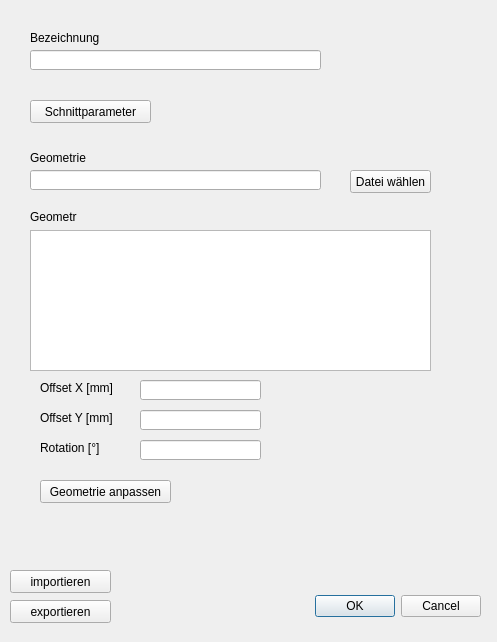
<?xml version="1.0" encoding="UTF-8"?>
<ui version="4.0">
 <class>Dialog</class>
 <widget class="QDialog" name="Dialog">
  <property name="geometry">
   <rect>
    <x>0</x>
    <y>0</y>
    <width>497</width>
    <height>642</height>
   </rect>
  </property>
  <property name="windowTitle">
   <string>Dialog</string>
  </property>
  <widget class="QDialogButtonBox" name="buttonBox">
   <property name="geometry">
    <rect>
     <x>140</x>
     <y>590</y>
     <width>341</width>
     <height>32</height>
    </rect>
   </property>
   <property name="orientation">
    <enum>Qt::Horizontal</enum>
   </property>
   <property name="standardButtons">
    <set>QDialogButtonBox::Cancel|QDialogButtonBox::Ok</set>
   </property>
  </widget>
  <widget class="QLineEdit" name="lineEdit_pfad">
   <property name="geometry">
    <rect>
     <x>30</x>
     <y>170</y>
     <width>291</width>
     <height>20</height>
    </rect>
   </property>
  </widget>
  <widget class="QPushButton" name="pushButton_filePicker">
   <property name="geometry">
    <rect>
     <x>350</x>
     <y>170</y>
     <width>81</width>
     <height>23</height>
    </rect>
   </property>
   <property name="text">
    <string>Datei wählen</string>
   </property>
  </widget>
  <widget class="QLabel" name="label">
   <property name="geometry">
    <rect>
     <x>30</x>
     <y>150</y>
     <width>71</width>
     <height>16</height>
    </rect>
   </property>
   <property name="text">
    <string>Geometrie</string>
   </property>
  </widget>
  <widget class="QLineEdit" name="lineEdit_bezeichung">
   <property name="geometry">
    <rect>
     <x>30</x>
     <y>50</y>
     <width>291</width>
     <height>20</height>
    </rect>
   </property>
  </widget>
  <widget class="QLabel" name="label_2">
   <property name="geometry">
    <rect>
     <x>30</x>
     <y>30</y>
     <width>71</width>
     <height>16</height>
    </rect>
   </property>
   <property name="text">
    <string>Bezeichnung</string>
   </property>
  </widget>
  <widget class="QPushButton" name="pushButton_Schnittparameter">
   <property name="geometry">
    <rect>
     <x>30</x>
     <y>100</y>
     <width>121</width>
     <height>23</height>
    </rect>
   </property>
   <property name="text">
    <string>Schnittparameter</string>
   </property>
  </widget>
  <widget class="QPushButton" name="pushButton_Geometrie_anpassen">
   <property name="geometry">
    <rect>
     <x>40</x>
     <y>480</y>
     <width>131</width>
     <height>23</height>
    </rect>
   </property>
   <property name="text">
    <string>Geometrie anpassen</string>
   </property>
  </widget>
  <widget class="QTextBrowser" name="textBrowser_Geometrie">
   <property name="geometry">
    <rect>
     <x>30</x>
     <y>230</y>
     <width>401</width>
     <height>141</height>
    </rect>
   </property>
  </widget>
  <widget class="QLabel" name="label_5">
   <property name="geometry">
    <rect>
     <x>30</x>
     <y>210</y>
     <width>47</width>
     <height>13</height>
    </rect>
   </property>
   <property name="text">
    <string>Geometrie</string>
   </property>
  </widget>
  <widget class="QPushButton" name="pushButton_Laden">
   <property name="geometry">
    <rect>
     <x>10</x>
     <y>570</y>
     <width>101</width>
     <height>23</height>
    </rect>
   </property>
   <property name="text">
    <string>importieren</string>
   </property>
  </widget>
  <widget class="QPushButton" name="pushButton_exportieren">
   <property name="geometry">
    <rect>
     <x>10</x>
     <y>600</y>
     <width>101</width>
     <height>23</height>
    </rect>
   </property>
   <property name="text">
    <string>exportieren</string>
   </property>
  </widget>
  <widget class="QLabel" name="label_4">
   <property name="geometry">
    <rect>
     <x>40</x>
     <y>410</y>
     <width>91</width>
     <height>16</height>
    </rect>
   </property>
   <property name="text">
    <string>Offset Y [mm]</string>
   </property>
  </widget>
  <widget class="QLineEdit" name="lineEdit_offset_X">
   <property name="geometry">
    <rect>
     <x>140</x>
     <y>380</y>
     <width>121</width>
     <height>20</height>
    </rect>
   </property>
  </widget>
  <widget class="QLabel" name="label_3">
   <property name="geometry">
    <rect>
     <x>40</x>
     <y>380</y>
     <width>91</width>
     <height>16</height>
    </rect>
   </property>
   <property name="text">
    <string>Offset X [mm]</string>
   </property>
  </widget>
  <widget class="QLineEdit" name="lineEdit_Rotation">
   <property name="geometry">
    <rect>
     <x>140</x>
     <y>440</y>
     <width>121</width>
     <height>20</height>
    </rect>
   </property>
   <property name="text">
    <string/>
   </property>
  </widget>
  <widget class="QLabel" name="label_6">
   <property name="geometry">
    <rect>
     <x>40</x>
     <y>440</y>
     <width>91</width>
     <height>16</height>
    </rect>
   </property>
   <property name="text">
    <string>Rotation [°]</string>
   </property>
  </widget>
  <widget class="QLineEdit" name="lineEdit_offset_Y">
   <property name="geometry">
    <rect>
     <x>140</x>
     <y>410</y>
     <width>121</width>
     <height>20</height>
    </rect>
   </property>
   <property name="text">
    <string/>
   </property>
  </widget>
 </widget>
 <resources/>
 <connections>
  <connection>
   <sender>buttonBox</sender>
   <signal>accepted()</signal>
   <receiver>Dialog</receiver>
   <slot>accept()</slot>
   <hints>
    <hint type="sourcelabel">
     <x>248</x>
     <y>254</y>
    </hint>
    <hint type="destinationlabel">
     <x>157</x>
     <y>274</y>
    </hint>
   </hints>
  </connection>
  <connection>
   <sender>buttonBox</sender>
   <signal>rejected()</signal>
   <receiver>Dialog</receiver>
   <slot>reject()</slot>
   <hints>
    <hint type="sourcelabel">
     <x>316</x>
     <y>260</y>
    </hint>
    <hint type="destinationlabel">
     <x>286</x>
     <y>274</y>
    </hint>
   </hints>
  </connection>
 </connections>
</ui>
